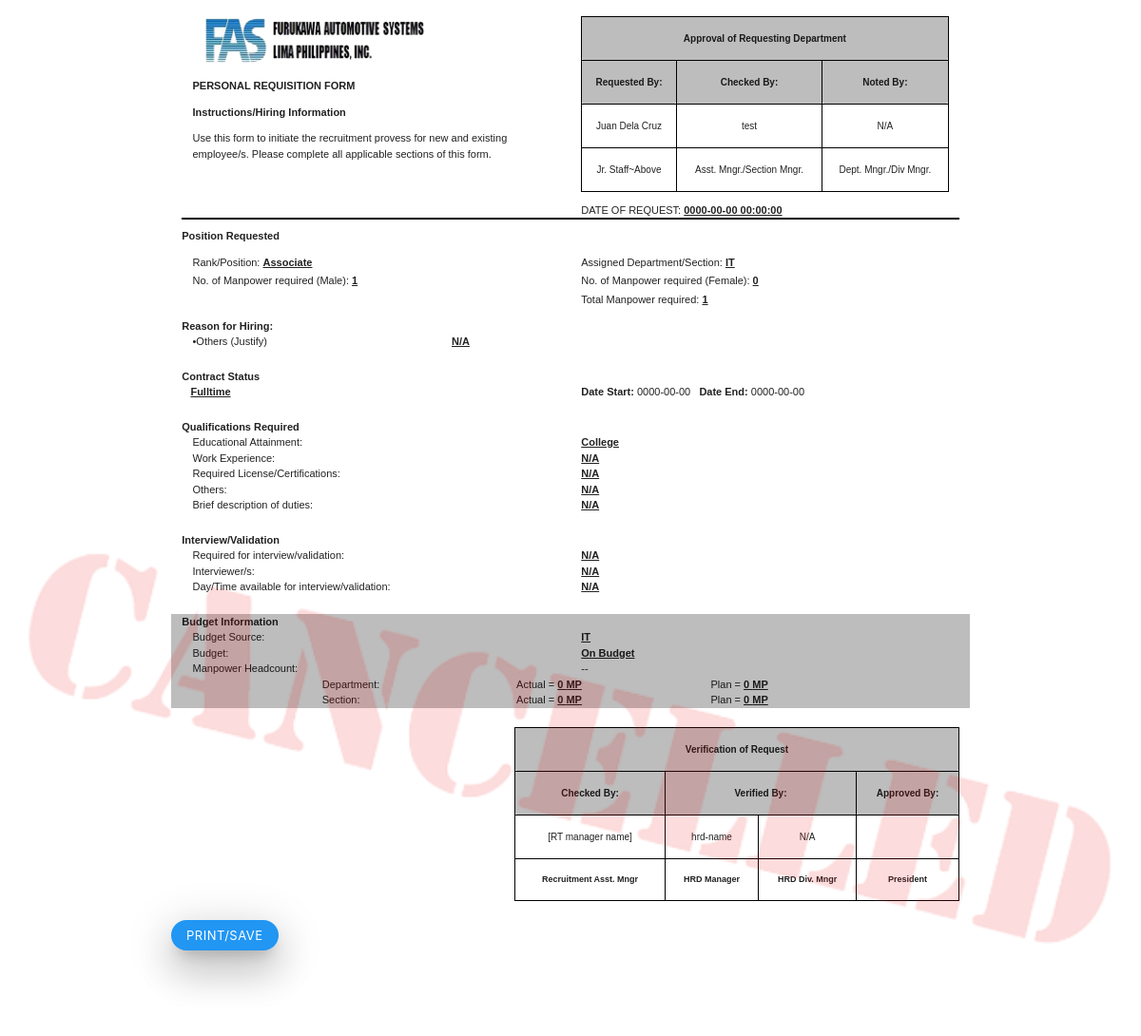
The page /Forms/preview_prf.php?id=72 on the database its author committed.
### tables this page shows
CREATE TABLE `tb_request_mp` (
  `id` int(14) NOT NULL,
  `requestor` varchar(500) DEFAULT NULL,
  `requestor_email` varchar(1000) NOT NULL,
  `requesting_position` varchar(200) DEFAULT NULL,
  `assigned_dept` varchar(200) DEFAULT NULL,
  `female_num_mp` int(14) DEFAULT NULL,
  `male_num_mp` int(14) DEFAULT NULL,
  `total_mp` int(14) DEFAULT NULL,
  `contract_status` varchar(500) NOT NULL,
  `date_start` date NOT NULL,
  `date_end` date NOT NULL,
  `education` varchar(1000) NOT NULL,
  `required_license` varchar(1000) NOT NULL,
  `work_exp` varchar(1000) NOT NULL,
  `other_qualification` varchar(1000) NOT NULL,
  `job_duties` varchar(2000) NOT NULL,
  `interview_need` varchar(300) NOT NULL,
  `interviewers` varchar(1000) NOT NULL,
  `availability_for_interview` varchar(1000) NOT NULL,
  `additional_mp` varchar(20) NOT NULL,
  `mp_plan` varchar(20) NOT NULL,
  `reorganization` varchar(20) NOT NULL,
  `promotion` varchar(20) NOT NULL,
  `retirement` varchar(20) NOT NULL,
  `replacement` varchar(20) NOT NULL,
  `replacement_mp_name` varchar(2000) NOT NULL,
  `others` varchar(2000) NOT NULL,
  `budget_source` varchar(200) NOT NULL,
  `budget_status` varchar(200) NOT NULL,
  `actual_mp_dept` int(14) NOT NULL,
  `actual_mp_section` int(14) NOT NULL,
  `plan_mp_dept` int(14) NOT NULL,
  `plan_mp_section` int(14) NOT NULL,
  `approve_check_by` varchar(200) DEFAULT NULL,
  `approve_check_remarks` varchar(100) DEFAULT NULL,
  `approve_noted_by` varchar(200) DEFAULT NULL,
  `approve_noted_remarks` varchar(100) DEFAULT NULL,
  `approval_status` varchar(100) DEFAULT NULL,
  `verify_check_by` varchar(100) DEFAULT NULL,
  `verify_check_remarks` varchar(100) DEFAULT NULL,
  `verify_verifier_manager` varchar(100) DEFAULT NULL,
  `verify_verifier_manager_remarks` varchar(100) DEFAULT NULL,
  `verify_verifier_div_mgr` varchar(100) DEFAULT NULL,
  `verify_verifier_div_mgr_remarks` varchar(100) DEFAULT NULL,
  `president_verify` varchar(200) NOT NULL,
  `cancel_remarks` varchar(500) NOT NULL,
  `step` varchar(2000) NOT NULL,
  `verification_status` varchar(200) NOT NULL,
  `request_date` datetime NOT NULL
);

### Forms/preview_prf.php (the view, shortened to what this page needs)
<?php
    require_once '../php/Database.php';
    $id = $_GET['id'];
    if(empty($id)){
        echo '<script>window.close()</script>';
    }else{
        $query = "SELECT *FROM tb_request_mp WHERE id = '$id'";
        $stmt = $conn->prepare($query);
        $stmt->execute();
        foreach($stmt->fetchALL() as $x){
            $requestor = $x['requestor'];
            $position = $x['requesting_position'];
            $mp_male_required = $x['male_num_mp'];
            $mp_female_required = $x['female_num_mp'];
            $dept_section = $x['assigned_dept'];
            $contract_stat = $x['contract_status'];
            $educ = $x['education'];
            $work_exp = $x['work_exp'];
            $license = $x['required_license'];
            $other_quali = $x['other_qualification'];
            $duty = $x['job_duties'];
            $interview_req = $x['interview_need'];
            $interviewers = $x['interviewers'];
            $availability_interview = $x['availability_for_interview'];
            $request_date = $x['request_date'];
            $budget_source = $x['budget_source'];
            $budget_status = $x['budget_status'];
            $actual_dept = $x['actual_mp_dept'];
            $actual_section = $x['actual_mp_section'];
            $plan_mp_dept = $x['plan_mp_dept'];
            $plan_mp_section = $x['plan_mp_section'];
            $other_reason = $x['others'];
            $checker = $x['approve_check_by'];
            $apprNote = $x['approve_noted_by'];
            $verify_check = $x['verify_check_by'];
            $verify_manager = $x['verify_verifier_manager'];
            $verify_div_mgr = $x['verify_verifier_div_mgr'];
            $president = $x['president_verify'];
        }
    }
?>
<!DOCTYPE html>
<html lang="en">
<head>
    <link rel="stylesheet" href="../node_modules/materialize-css/dist/css/materialize.min.css">
</head>
<body>
    <img src="../Img/cancel.png" alt="" id="watermark" style="position:absolute;opacity:0.15;width:100%;margin-top:40%;display:none;">
    <div class="row container" id="form">
        <br>
        <div class="col s12">
            <div class="col s6">
            <img src="../Img/FAS.png" alt="FAS logo" width="250" height="50">
                <p><b>PERSONAL REQUISITION FORM</b></p>
                <b>Instructions/Hiring Information</b>
                <p>Use this form to initiate the recruitment provess for new and existing employee/s. Please complete all applicable sections of this form.</p>
            </div>
            <div class="col s6">
                <table class="centered" style="border:1.5px solid black;" cellpadding="0" height="">
                    <tr style="border:1.5px solid black;" class="#bdbdbd grey lighten-1">
                        <td colspan="3" style="font-weight:bold;font-size:10px;">Approval of Requesting Department</td>
                    </tr>
                    <tr style="border:1.5px solid black;font-size:12px;" class="#bdbdbd grey lighten-1">
                        <td style="border:1.5px solid black;font-weight:bold;">Requested By:</td>
                        <td style="border:1.5px solid black;font-weight:bold;">Checked By:</td>
                        <td style="border:1.5px solid black;font-weight:bold;">Noted By:</td>
                    </tr>
                    <tr>
                        <td style="border:1.5px solid black;"><?=$requestor;?></td>
                        <td style="border:1.5px solid black;"><?=$checker;?></td>
                        <td style="border:1.5px solid black;"><?=$apprNote;?></td>
                    </tr>
                    <tr style="font-size:10px;">
                        <td style="border:1.5px solid black;">Jr. Staff~Above</td>
                        <td style="border:1.5px solid black;">Asst. Mngr./Section Mngr.</td>
                        <td style="border:1.5px solid black;">Dept. Mngr./Div Mngr.</td>
                    </tr>
                </table>
                <p>DATE OF REQUEST: <u><?=$request_date;?></u></p>
            </div>
        </div>
        <div class="col s12" style="margin-top:-2%;">
            <hr style="border:1px solid black;">
        </div>
        <div class="col s12">
            <b>Position Requested</b>
        </div>
        <div class="col s12">
            <div class="col s6">
                <p>Rank/Position: <u><?=$position;?></u></p>
                <p style="margin-top:-2%;">No. of Manpower required (Male): <u><?=$mp_male_required;?></u></p>
            </div>
            <div class="col s6">
                <p>Assigned Department/Section: <u><?=$dept_section;?></u></p>
                <p style="margin-top:-2%;">No. of Manpower required (Female): <u><?=$mp_female_required;?></u></p>
                <p style="margin-top:-2%;">Total Manpower required: <u><?=$mp_male_required + $mp_female_required;?></u></p>
            </div>
        </div>
        <div class="col s12"><b>Reason for Hiring:</b></div>
        <div class="col s12">
            <div class="row">
            <div class="col s12">
                <div class="col s4">&bullet;Others (Justify)</div>
                <div class="col s8"><u><?=$other_reason;?></u></div>
            </div>
            </div>
        </div>
        <div class="row">
            <div class="col s12"><b>Contract Status</b></div>
            <div class="col s6">
                &nbsp;&nbsp;&nbsp;<u><?=$contract_stat?></u>
            </div>
            <div class="col s6">
                <b>Date Start:</b> 0000-00-00 <b> &nbsp; Date End:</b> 0000-00-00
            </div>
        </div>
        <div class="row">
            <div class="col s12"><b>Qualifications Required</b></div>
        <div class="col s12">
           <div class="col s6">Educational Attainment:</div>
           <div class="col s6"><u><?=$educ;?></u></div>
        </div>
        <div class="col s12">
           <div class="col s6">Work Experience:</div>
           <div class="col s6"><u><?=$work_exp; ?></u></div>
        </div>
        <div class="col s12">
           <div class="col s6">Required License/Certifications:</div>
           <div class="col s6"><u><?=$license;?></u></div>
        </div>
        <div class="col s12">
           <div class="col s6">Others:</div>
           <div class="col s6"><u><?=$other_quali;?></u></div>
        </div>
        <div class="col s12">
           <div class="col s6">Brief description of duties:</div>
           <div class="col s6"><u><?=$duty;?></u></div>
        </div>
    </div>
        <div class="row">
            <div class="col s12"><b>Interview/Validation</b></div>
        <div class="col s12">
           <div class="col s6">Required for interview/validation:</div>
           <div class="col s6"><u><?=$interview_req;?></u></div>
        </div>
        <div class="col s12">
           <div class="col s6">Interviewer/s:</div>
           <div class="col s6"><u><?=$interviewers;?></u></div>
        </div>
        <div class="col s12">
           <div class="col s6">Day/Time available for interview/validation:</div>
           <div class="col s6"><u><?=$availability_interview;?></u></div>
        </div>
        </div>
    <div class="row #bdbdbd grey lighten-1">
        <div class="col s12"><b>Budget Information</b></div>
        <div class="col s12">
           <div class="col s6">Budget Source:</div>
           <div class="col s6"><u><?=$budget_source;?></u></div>
        </div>
        <div class="col s12">
           <div class="col s6">Budget:</div>
           <div class="col s6"><u><?=$budget_status;?></u></div>
        </div>
        <div class="col s12">
           <div class="col s6">Manpower Headcount:</div>
           <div class="col s6">--</div>
        </div>
        <div class="col s12">
            <div class="col s2"></div>
            <div class="col s3">Department:</div>
            <div class="col s3">Actual = <u><?=$actual_dept;?> MP</u></div>
            <div class="col s4">Plan = <u><?=$plan_mp_dept;?> MP</u></div>
        </div>
        <div class="col s12">
            <div class="col s2"></div>
            <div class="col s3">Section:</div>
            <div class="col s3">Actual = <u><?=$actual_section;?> MP</u></div>
            <div class="col s4">Plan = <u><?=$plan_mp_section;?> MP</u></div>
        </div>
    </div>
    <div class="row">
        <div class="co s12">
            <div class="col s5"></div>
            <div class="col s7">
                <table class="centered" style="border:1px solid black;" cellpadding="0" cellspacing="0">
                    <tr class="#bdbdbd grey lighten-1">
                        <td colspan="4" style="border:1px solid black;font-weight:bold;">Verification of Request</td>
                    </tr>
                    <tr class="#bdbdbd grey lighten-1">
                        <td style="border:1px solid black;font-weight:bold;">Checked By:</td>
                        <td colspan="2" style="border:1px solid black;font-weight:bold;">Verified By:</td>
                        <td style="border:1px solid black;font-weight:bold;">Approved By:</td>
                    </tr>
                    <tr>
                        <td style="border:1px solid black;"><?=$verify_check;?></td>
                        <td style="border:1px solid black;"><?=$verify_manager;?></td>
                        <td style="border:1px solid black;"><?=$verify_div_mgr;?></td>
                        <td style="border:1px solid black;"><?=$president;?></td>
                    </tr>
                    <tr>
                        <td style="border:1px solid black;font-weight:bold;font-size:9px;">Recruitment Asst. Mngr</td>
                        <td style="border:1px solid black;font-weight:bold;font-size:9px;">HRD Manager</td>
                        <td style="border:1px solid black;font-weight:bold;font-size:9px;">HRD Div. Mngr</td>
                        <td style="border:1px solid black;font-weight:bold;font-size:9px;">President</td>
                    </tr>
                </table>
            </div>
        </div>
    </div>
    <button class="btn-small blue z-depth-5" id="print_btn" onclick="print_docs()" style="border-radius:30px;">Print/Save</button>
    </div>
</body>
</html>

### Forms/preview_prf.php (style rules this page uses)
body { font-family:arial; font-size:11px; }
td { font-size:10px; }
u { font-weight:bold; }
#form { display: none; }

### rows shown on the page
tb_request_mp: requestor "Juan Dela Cruz", approve_check_by "test", approve_noted_by "N/A", request_date "0000-00-00 00:00:00", requesting_position "Associate", male_num_mp "1", assigned_dept "IT", female_num_mp "0", $mp_male_required + $mp_female_required "1", others "N/A", contract_status "Fulltime", education "College", work_exp "N/A", required_license "N/A", other_qualification "N/A", job_duties "N/A", interview_need "N/A", interviewers "N/A", availability_for_interview "N/A", budget_source "IT", budget_status "On Budget", actual_mp_dept "0", plan_mp_dept "0", actual_mp_section "0", plan_mp_section "0", verify_check_by "[RT manager name]", verify_verifier_manager "hrd-name", verify_verifier_div_mgr "N/A"
